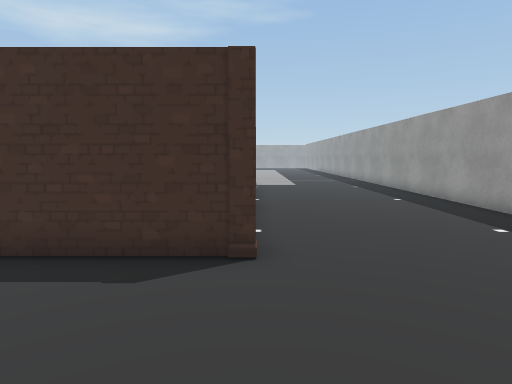
[1] (above)

24 first-person views from a walk through a scene from a Unity 3-D project. The camera is 1.5 m above the floor, tilts 6° down and sees 75° across. The floor is counted in squares, 1 m on a side. Each view is taken from the middle of a square. On the plan, view 1 faces up. The plan holds only what a view shows up to about 15 squares ahead; the rest is blank. The place goes on beyond the plan. The player character is not drawn. Door leaves are left out, so doorways stand open. Some surface patterns are stand-ins.

[2]
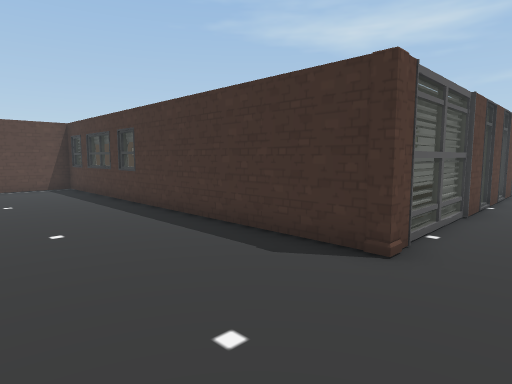

[3]
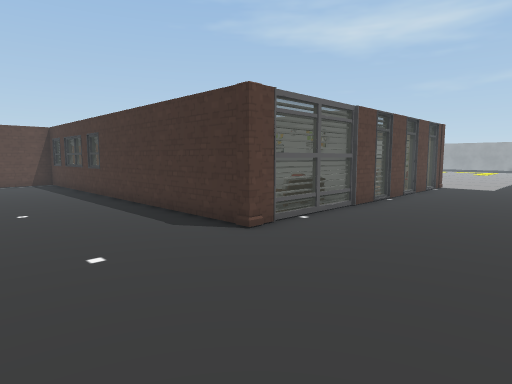

[4]
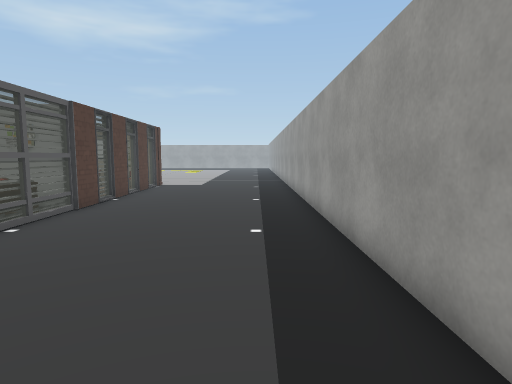

[5]
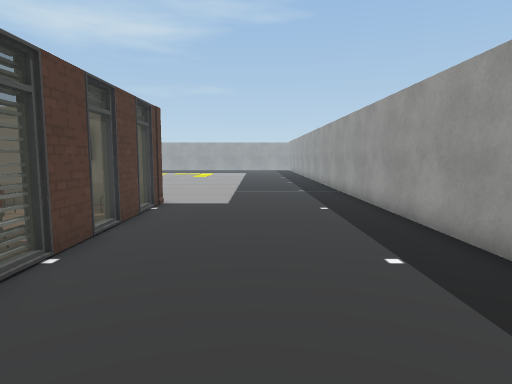

[6]
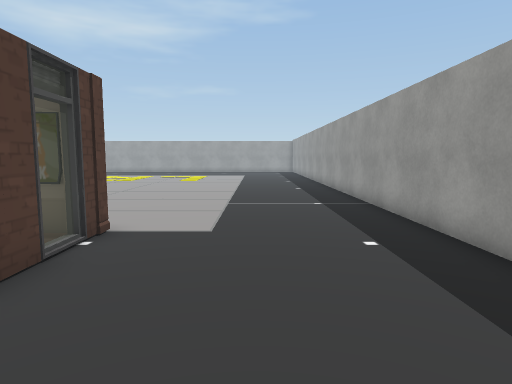

[7]
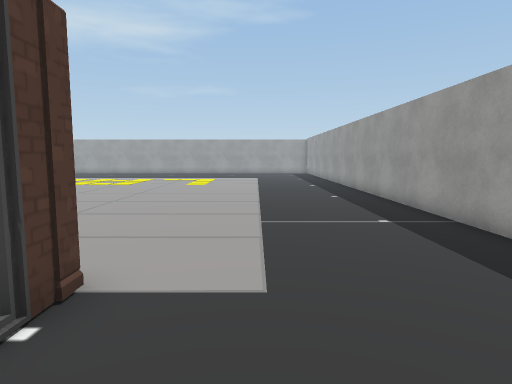

[8]
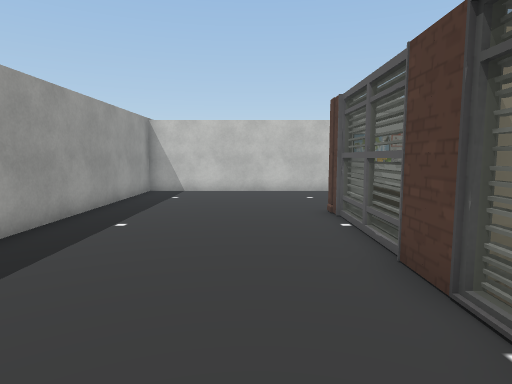

[9]
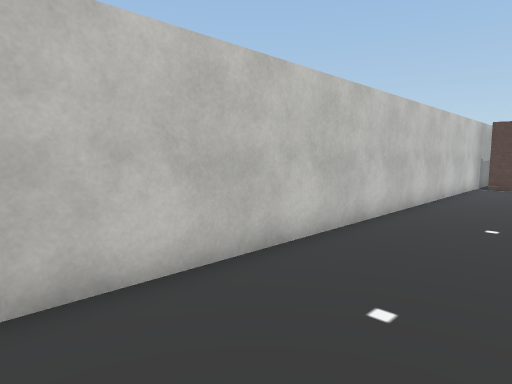

[10]
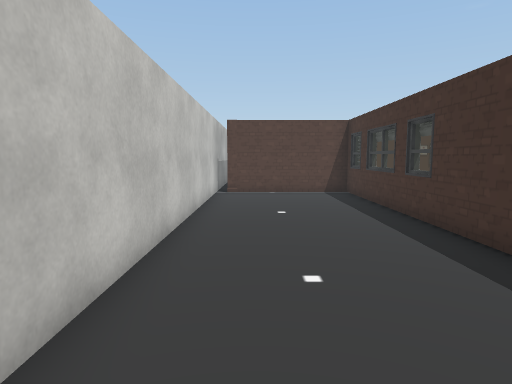

[11]
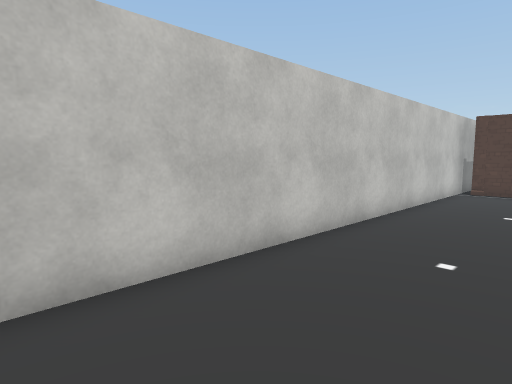

[12]
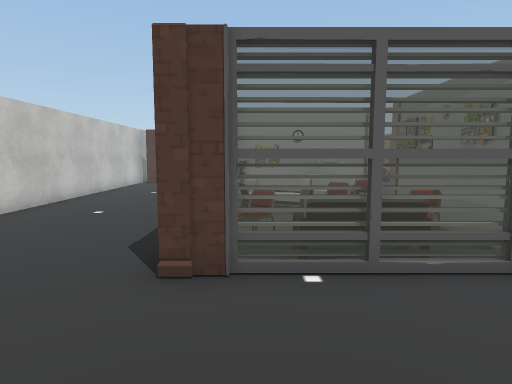

[13]
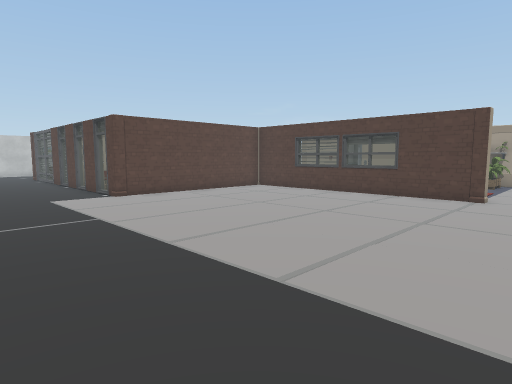

[14]
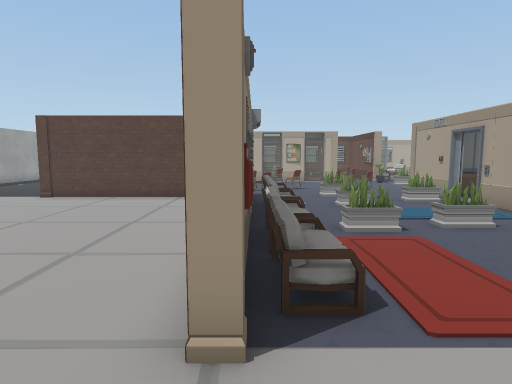

[15]
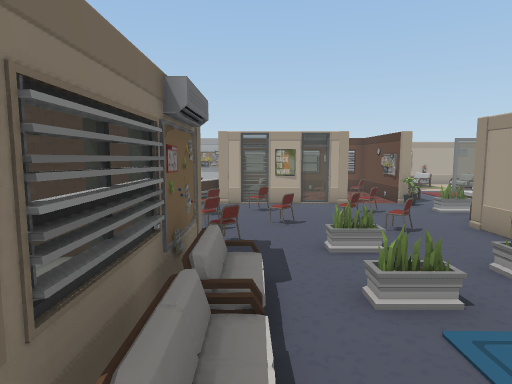

[16]
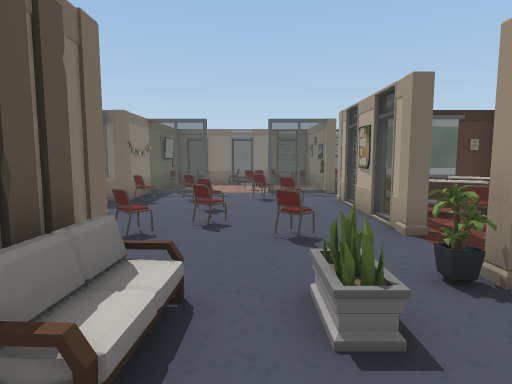

[17]
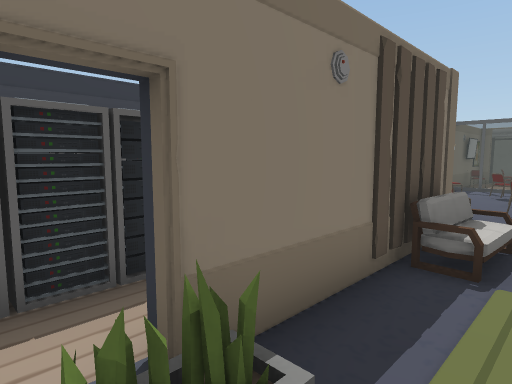

[18]
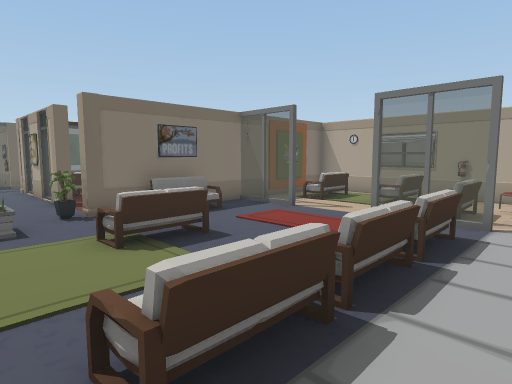

[19]
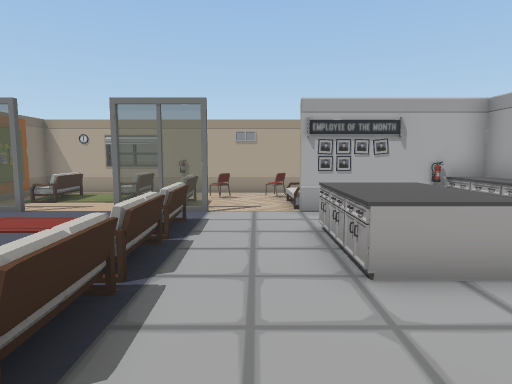

[20]
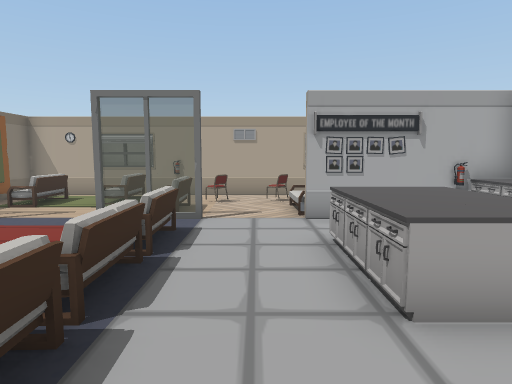

[21]
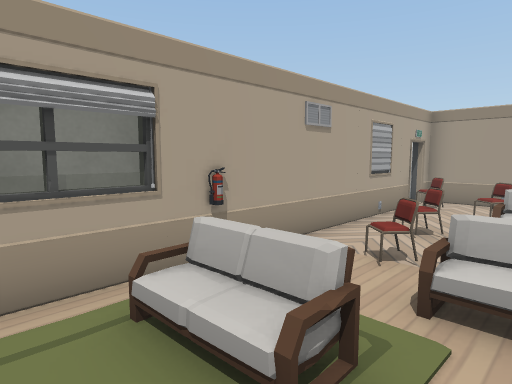

[22]
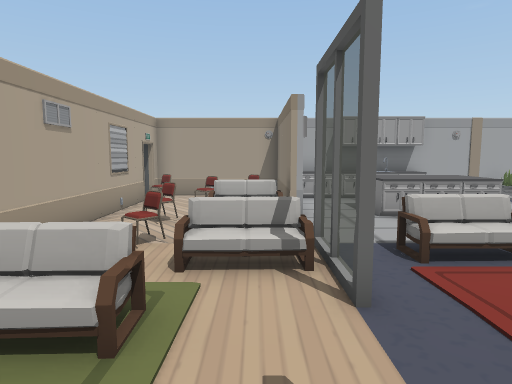

[23]
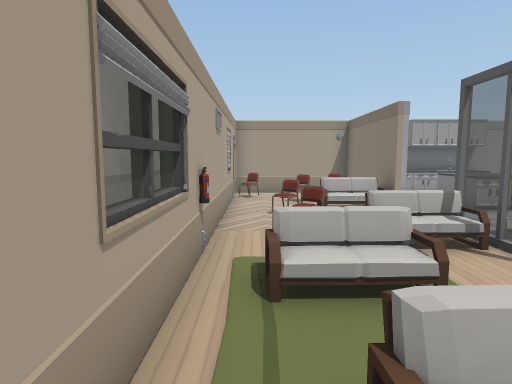

[24]
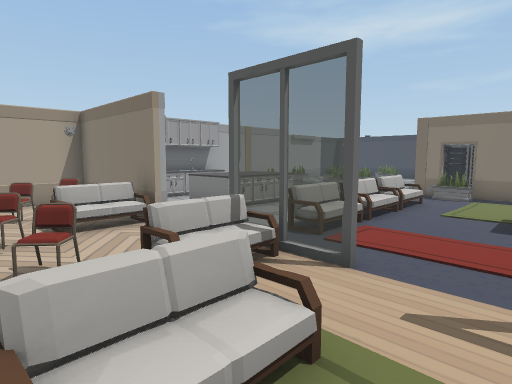

### Floor plan
Points are (right, up) in squares from view 1. A wall is a line through its corners. A room is listed if a view was taken in it or the views show most of it. See-through windows are left out.
Room 1 (views 1, 2, 3, 4, 5, 6, 7, 8, 9, 10, 11, 12, 13, 14, 15, 16, 17, 18, 19, 20, 21, 22, 23, 24)
walls: (-15, 16.6) (-15, 15.5); (-15.5, 14.8) (-19.6, 14.8); (-6.6, 17.7) (-0.4, 17.7); (-7.9, 19.5) (-7.9, 20.6); (-15, 9.6) (-15, 6); (-15, 21) (-15, 20.5); (-3.9, 17.3) (-5.6, 17.3); (-7.9, 22.5) (-7.9, 25.5); (-4.5, 10.2) (-4, 10.2); (-21.9, 15.2) (-21.9, 14.8) (-22.5, 14.8); (-9.4, 5.3) (-9.4, 4.8); (-15, 4.9) (-15, 0.5); (-7.9, 5.1) (-7.9, 5.6); (-7.6, 25.6) (-7.6, 22.5); (-0.5, 17.3) (-2.1, 17.3); (0, 15.8) (0, 14.1); (-0.3, 11.9) (-0.3, 10.7); (0, 13.3) (0, 5.4); (0, 17.4) (0, 16.6); (-0.4, 9.9) (-4.5, 9.9); (-0.3, 9.4) (-0.3, 5.6); (-15.6, 2.1) (-15.5, 3); (-1.9, 5.2) (-0.5, 5.2); (-22.7, 5.2) (-20.1, 5.2); (-15.4, 0.5) (-15.4, 9.6); (-0.4, 4.9) (-10.5, 4.9); (-25.4, 4.9) (-30, 4.9) (-30, 0.2); (-30, 14) (-30, 13.4); (-30, 11.5) (-30, 10.4); (-22, -0.7) (6.7, -0.7) (6.7, 29.1); (-30, 5.6) (-30, 5.2) (-25.4, 5.2); (-28.6, 0.2) (-15.5, 0.2)
ways out: open door at (-29, 0); open door at (-22, 15)
objects: counter (-30, 6) to (-29, 6); counter (-30, 7); counter (-30, 7) to (-29, 8); other object (-30, 9); other object (-30, 9) to (-29, 10); pillar (-30, 12); chair (-29, 1) to (-28, 1); other object (-28, 4); chair (-27, 3); counter (-27, 7); counter (-27, 8); counter (-27, 9) to (-26, 10); counter (-26, 7) to (-25, 8); chair (-25, 2); other object (-25, 5); counter (-25, 9) to (-25, 10); chair (-23, 2); other object (-22, 3); other object (-22, 6); other object (-22, 8); other object (-22, 10) to (-22, 12); rug (-21, 1) to (-17, 3); plant (-21, 14); other object (-21, 15); other object (-19, 9); other object (-19, 10); rug (-19, 11); other object (-18, 9); other object (-18, 11); other object (-17, 5) to (-16, 5); other object (-17, 14) to (-16, 14); elevator (-17, 18) to (-17, 19); other object (-16, 7); other object (-16, 8) to (-16, 9); elevator (-16, 18) to (-15, 19); pillar (-15, 0); pillar (-15, 10); plant (-15, 11); pillar (-15, 15); other object (-15, 17); other object (-15, 20); plant (-14, 19); other object (-14, 20) to (-13, 20); other object (-14, 23) to (-14, 24); other object (-14, 25) to (-13, 25); other object (-14, 27) to (-13, 27); pillar (-13, 10); chair (-13, 12); other object (-13, 13); chair (-13, 15) to (-13, 16); chair (-12, 8) to (-12, 9); other object (-12, 10); other object (-11, 8) to (-11, 10); other object (-10, 7); other object (-10, 8) to (-9, 9); chair (-10, 14); other object (-10, 15); plant (-10, 23); other object (-9, 5) to (-8, 6); other object (-9, 10); chair (-9, 16) to (-8, 17); other object (-9, 18) to (-8, 19); other object (-9, 21) to (-8, 22); other object (-9, 23); other object (-9, 25); other object (-9, 27); projector (-8, 7) to (-8, 8); other object (-8, 9); pillar (-8, 10); chair (-8, 13) to (-7, 13); chair (-8, 15); pillar (-8, 17); axe (-8, 26); pillar (-8, 27); pillar (-8, 28); other object (-7, 5); other object (-7, 6); other object (-7, 8) to (-6, 9); other object (-7, 16) to (-5, 17); other object (-6, 7); other object (-6, 10); pillar (-5, 10); other object (-5, 11) to (-5, 12); other object (-4, 5); other object (-4, 6) to (-3, 6); other object (-4, 7); other object (-4, 8) to (-4, 9); other object (-4, 13); other object (-3, 7) to (-1, 7); chair (-3, 8); other object (-3, 15); chair (-2, 6) to (-1, 6); other object (-2, 8) to (-1, 9); chair (-2, 9); other object (-1, 12); other object (-1, 16); pillar (0, 5); pillar (0, 18)

Where each view was taken, in squares from view 1:
view 1: 0 up, 0 right, facing up
view 2: 0 up, 2 right, facing up-left
view 3: 0 up, 5 right, facing up-left
view 4: 0 up, 5 right, facing up
view 5: 7 up, 3 right, facing up
view 6: 11 up, 3 right, facing up
view 7: 14 up, 2 right, facing up
view 8: 14 up, 2 right, facing down
view 9: 3 up, 3 right, facing down-left
view 10: 1 up, 1 left, facing left
view 11: 3 up, 0 right, facing down-left
view 12: 6 up, 4 right, facing left
view 13: 30 up, 5 right, facing down-left
view 14: 30 up, 8 left, facing down
view 15: 24 up, 9 left, facing down
view 16: 13 up, 19 left, facing right
view 17: 13 up, 22 left, facing up-right
view 18: 13 up, 24 left, facing down-right
view 19: 14 up, 24 left, facing down
view 20: 13 up, 24 left, facing down
view 21: 4 up, 18 left, facing down-left
view 22: 4 up, 17 left, facing left
view 23: 1 up, 16 left, facing left
view 24: 1 up, 18 left, facing up-left
